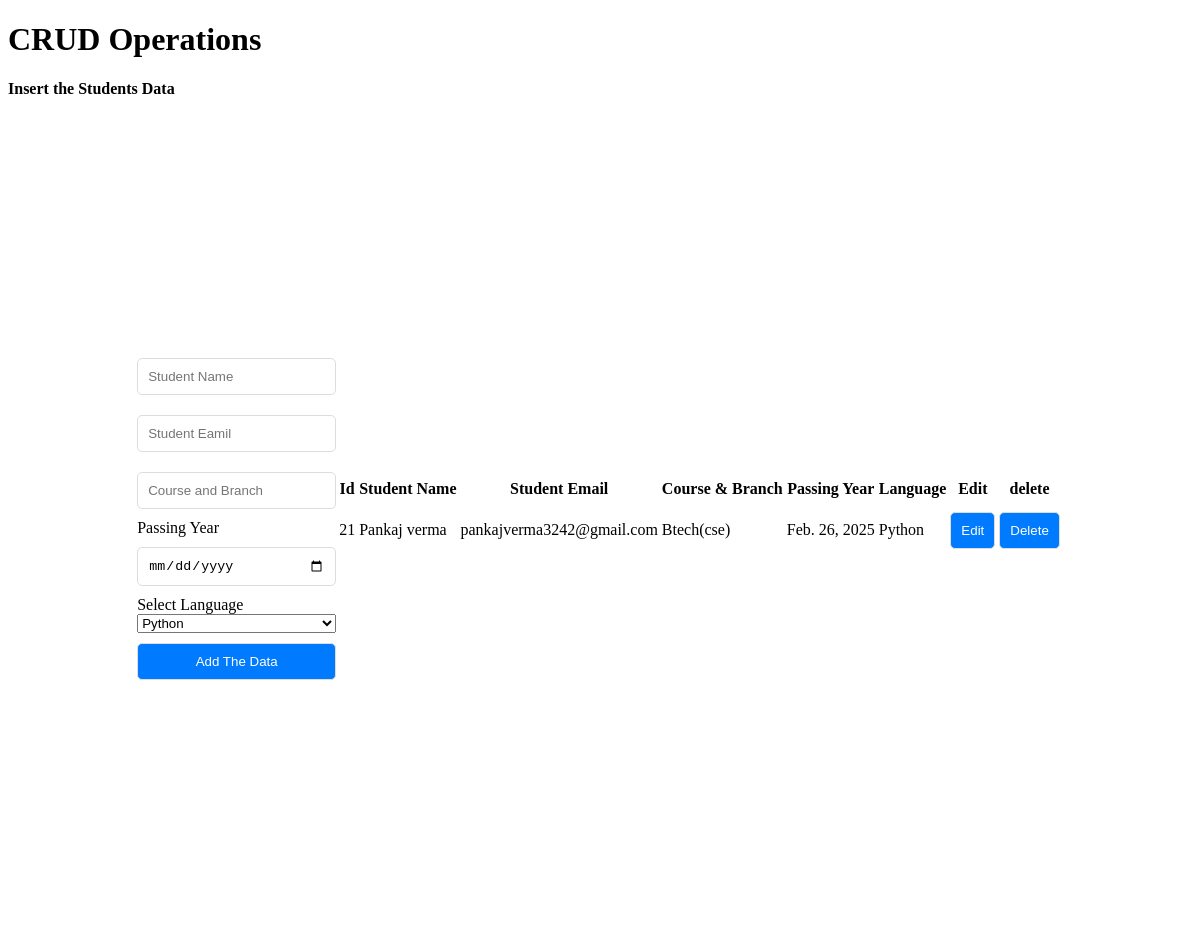
Before: / with the older database file.
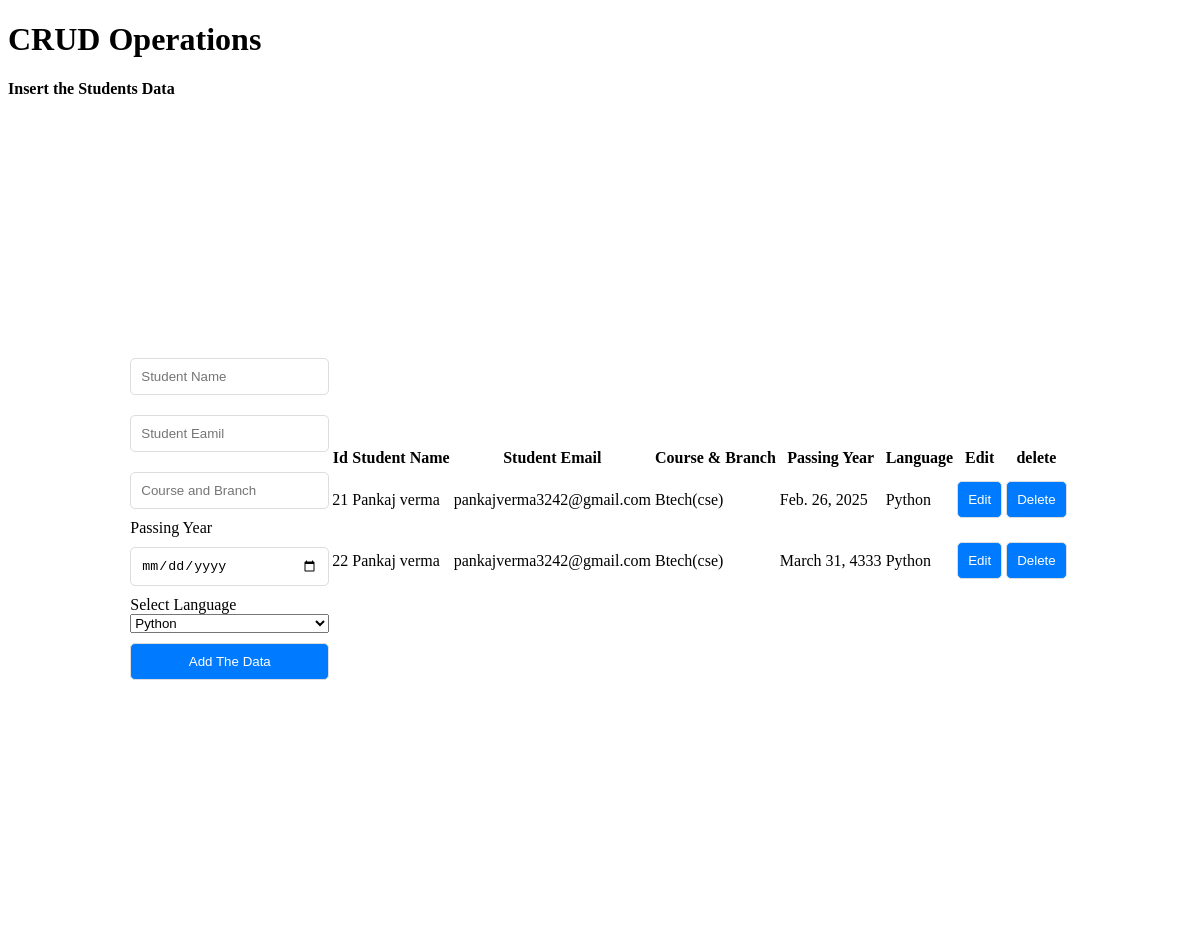
After: the same page with the newer database file.
### StuDetails/models.py (models this page shows)
class StudentData(models.Model):
  id = models.AutoField(primary_key=True)
  studentName =models.CharField( max_length=50,blank=False,null=False)
  email=models.EmailField()
  branch=models.CharField(max_length=50,blank=False,null=False)
  year=models.DateField( auto_now=False, auto_now_add=False)
  language = models.CharField(max_length=100, blank=False, null=True)

### StuDetails/views.py (the view)
# urls.py: path('', views.home, name='home'),
def home(request):
    data = StudentData.objects.all()
    context = {"data": data}
    return render(request, 'index.html', context)

### templates/index.html (shortened to what this page needs)
<!DOCTYPE html>
<html lang="en">
  <head>
    {% load static %}
    <link rel="stylesheet" href="{% static 'css/index.css' %}" />
  </head>
  <body>
    <div>
      <div>
        <h1>CRUD Operations</h1>
        <h4>Insert the Students Data</h4>
      </div>
      <div class='container'>
        <div class="card-form">
          <form method="POST" action="/insert">
            <input type="text" placeholder="Student Name" name="student" />
            <input
              type="email"
              required
              placeholder="Student Eamil"
              name="email"
            />
            <input type="text" placeholder="Course and Branch" name="branch" />
            <label for="">Passing Year</label>
            <input
              type="date"
              placeholder="Passing Year"
              id="year"
              name="year"
            />
            <label for="language">Select Language</label>
            <select name="language" id="language">
              <option value="Python">Python</option>
            </select>
            <button type="submit">Add The Data</button>
          </form>
        </div>
        <div>
            <table>
              <thead>
                <tr>
                  <th>Id</th>
                  <th>Student Name</th>
                  <th>Student Email</th>
                  <th>Course & Branch</th>
                  <th>Passing Year</th>
                  <th>Language</th>
                  <th>Edit</th>
                  <th>delete</th>
                </tr>
              </thead>
              <tbody>
                {% for dt in data %}
                <tr>
                  <td>{{dt.id}}</td>
                  <td>{{dt.studentName}}</td>
                  <td>{{dt.email}}</td>
                  <td>{{dt.branch}}</td>
                  <td>{{dt.year}}</td>
                  <td>{{dt.language}}</td>
                  <td><a href="/update/{{dt.id}}"><button>Edit</button></a></td>
                  <td><a href="/delete/{{dt.id}}"><button>Delete</button></a></td>
                </tr>
                {% endfor %}
              </tbody>
            </table>
        </div>
      </div>
    </div>
  </body>
</html>

### static/css/index.css (style rules this page uses)
.container { display: flex; flex-direction: row; justify-content: center; align-items: center; height: 100vh; background-color: white; margin: 0; }
form { display: flex; flex-direction: column; }
input, button { margin: 10px 0; padding: 10px; border: 1px solid #ddd; border-radius: 5px; }
button { background-color: #007bff; color: white; cursor: pointer; }

Changed rows visible on the page:
added StudentData: id "22", studentName "Pankaj verma", email "pankajverma3242@gmail.com", branch "Btech(cse)", year "March 31, 4333", language "Python"
